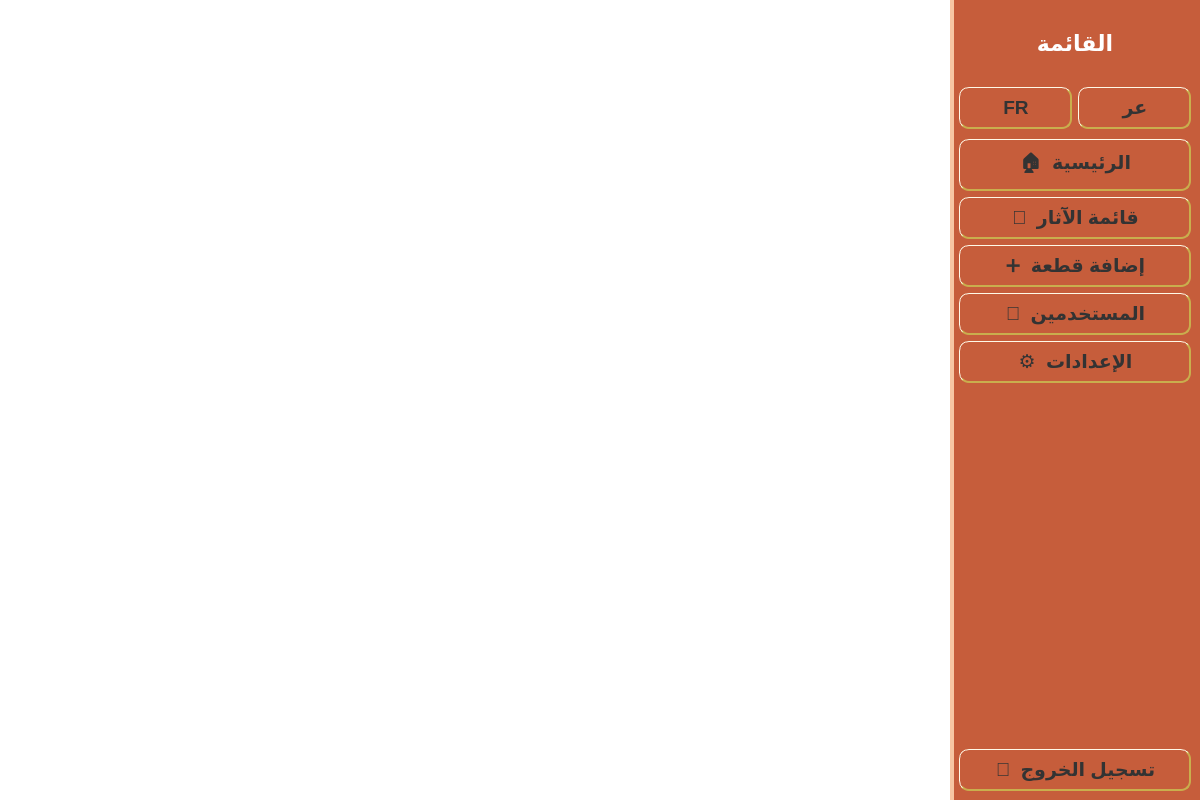
<?xml version="1.0" encoding="UTF-8"?>
<ui version="4.0">
 <class>MainWindow</class>
 <widget class="QMainWindow" name="MainWindow">
  <property name="geometry">
   <rect>
    <x>0</x>
    <y>0</y>
    <width>1200</width>
    <height>800</height>
   </rect>
  </property>
  <property name="windowTitle">
   <string>برنامج جرد المقتنيات الأثرية</string>
  </property>
  <property name="layoutDirection">
   <enum>Qt::RightToLeft</enum>
  </property>
  <property name="styleSheet">
   <string notr="true">/* =======================
   Aliance Library 3D-Style QSS
   Font: Leelawadee UI
   Colors: White &amp; #FFEFCB
======================= */

/* Main Window */
QMainWindow {
    background-color: #FFFFFF;
    font-family: &quot;Leelawadee UI&quot;;
    font-size: 14pt;
}

/* QWidget base styling */
QWidget {
    background-color: #FFFFFF;
    color: #333333;
    font-family: &quot;Leelawadee UI&quot;;
}

/* QGroupBox - modern raised look */
QGroupBox {
    background-color: #FFFDF5;
    border: 2px solid #FFEFCB;
    border-radius: 10px;
    margin-top: 25px;
    font-weight: bold;
    font-size: 10pt;
    padding: 10px;
    /* subtle shadow */
    qproperty-alignment: AlignCenter;
}

QGroupBox::title {
    subcontrol-origin: margin;
    subcontrol-position: top center;
    padding: 5px 15px;
}

/* QLabel */
QLabel {
    color: #333333;
    font-family: &quot;Leelawadee UI&quot;;
}

/* QLineEdit - 3D inset effect */
QLineEdit {
    background: white;
    border: 1.5px solid #E6C65B;
    border-radius: 8px;
    padding: 6px 12px;
    color: #333333;
    font-family: &quot;Leelawadee UI&quot;;
    font-size: 14pt;

    /* Simulated inner depth */
    border-top: 1px solid #FFF9E7;     /* light on top */
    border-left: 1px solid #FFF9E7;    /* light on left */
    border-bottom: 2px solid #C9AE4D;  /* shadow bottom */
    border-right: 2px solid #C9AE4D;   /* shadow right */

    selection-background-color: #FFF2CC;
    selection-color: #000000;
}

QLineEdit:focus {
    background: qlineargradient(
        x1:0, y1:0, x2:0, y2:1,
        stop:0 #FFFBEA,
        stop:0.5 #FFF3C4,
        stop:1 #FFE490
    );
    border: 2px solid #FFCC33;
    border-top: 1px solid #FFFBEF;
    border-left: 1px solid #FFFBEF;
    border-bottom: 2px solid #D1AA2B;
    border-right: 2px solid #D1AA2B;
}

QLineEdit:disabled {
    background-color: #F6EED4;
    border: 1px solid #D6C488;
    color: #999999;
}


/* QTextEdit - 3D inset effect */
QTextEdit {
    background-color: #FFEFCB;
    border: 1px solid #FFD966;
    border-radius: 6px;
    padding: 8px;
    selection-background-color: #FFF2CC;
}

/* QPushButton - raised 3D style */
QPushButton {
    background: qlineargradient(x1:0, y1:0, x2:0, y2:1,
                                stop:0 #FFFBEA, stop:1 #FFE490);
    border-top: 1px solid #FFF9E7;     /* light top */
    border-left: 1px solid #FFF9E7;    /* light left */
    border-bottom: 2px solid #C9AE4D;  /* shadow bottom */
    border-right: 2px solid #C9AE4D;   /* shadow right */
    border-radius: 10px;
    padding: 8px 18px;
    font-family: &quot;Leelawadee UI&quot;;
    font-size: 18pt;
    font-weight: bold;
    color: #333333;
}

QPushButton:hover {
    background: qlineargradient(x1:0, y1:0, x2:0, y2:1,
                                stop:0 #FFF3C4, stop:1 #FFE490);
}

QPushButton:pressed {
    background: qlineargradient(x1:0, y1:0, x2:0, y2:1,
                                stop:0 #FFD966, stop:1 #FFCC33);
    border-top: 2px solid #C9AE4D;
    border-left: 2px solid #C9AE4D;
    border-bottom: 1px solid #FFF9E7;
    border-right: 1px solid #FFF9E7;
    padding-top: 10px;
    padding-left: 10px;
}



/* QComboBox - elevated 3D look */
QComboBox {
    background: white;
    border: 1.5px solid #E6C65B;
    border-radius: 8px;
    padding: 6px 10px;
    color: #333333;
    font-family: &quot;Leelawadee UI&quot;;
    font-size: 14pt;

    /* Simulated 3D edge */
    border-top: 1px solid #FFF9E7;
    border-left: 1px solid #FFF9E7;
    border-bottom: 2px solid #C9AE4D;
    border-right: 2px solid #C9AE4D;
}

QComboBox:hover {
    background: qlineargradient(
        x1:0, y1:0, x2:0, y2:1,
        stop:0 #FFFBEA,
        stop:1 #FFF3C4
    );
    border: 1.5px solid #FFCC33;
}

QComboBox:focus {
    background: qlineargradient(
        x1:0, y1:0, x2:0, y2:1,
        stop:0 #FFFBEA,
        stop:0.5 #FFF3C4,
        stop:1 #FFE490
    );
    border: 2px solid #FFCC33;
    border-top: 1px solid #FFFBEF;
    border-left: 1px solid #FFFBEF;
    border-bottom: 2px solid #D1AA2B;
    border-right: 2px solid #D1AA2B;
}

QComboBox::drop-down {
    subcontrol-origin: padding;
    subcontrol-position: top right;
    width: 28px;
    border-left: 1px solid #E6C65B;
    border-top-right-radius: 8px;
    border-bottom-right-radius: 8px;
    background: qlineargradient(
        x1:0, y1:0, x2:0, y2:1,
        stop:0 #FFF5D9,
        stop:1 #FFEEC1
    );
}

QComboBox::down-arrow {
    image: url(:/icons/down-arrow.png); /* optional custom icon */
    width: 12px;
    height: 12px;
}

QComboBox::down-arrow:on {   /* when popup open */
    image: url(:/icons/up-arrow.png);
}

QComboBox QAbstractItemView {
    background: #FFF9E1;
    border: 1px solid #FFD966;
    selection-background-color: #FFCC33;
    selection-color: #000000;
    outline: none;
}


/* QSpinBox / QDoubleSpinBox */
QSpinBox {
    background: qlineargradient(
        x1:0, y1:0, x2:0, y2:1,
        stop:0 #FFF8E1,
        stop:0.5 #FFEFCB,
        stop:1 #F9E4A9
    );
    border: 1.5px solid #E6C65B;
    border-radius: 8px;
    padding: 6px 10px;
    color: #333333;
    font-family: &quot;Leelawadee UI&quot;;
    font-size: 14pt;

    /* Simulated 3D edge */
    border-top: 1px solid #FFF9E7;
    border-left: 1px solid #FFF9E7;
    border-bottom: 2px solid #C9AE4D;
    border-right: 2px solid #C9AE4D;
}

QSpinBox:hover {
    background: qlineargradient(
        x1:0, y1:0, x2:0, y2:1,
        stop:0 #FFFBEA,
        stop:1 #FFF3C4
    );
    border: 1.5px solid #FFCC33;
}

QSpinBox:focus {
    background: qlineargradient(
        x1:0, y1:0, x2:0, y2:1,
        stop:0 #FFFBEA,
        stop:0.5 #FFF3C4,
        stop:1 #FFE490
    );
    border: 2px solid #FFCC33;
    border-top: 1px solid #FFFBEF;
    border-left: 1px solid #FFFBEF;
    border-bottom: 2px solid #D1AA2B;
    border-right: 2px solid #D1AA2B;
}




/* QTableWidget / QTableView */
QTableWidget, QTableView {
    background-color: #FFFFFF;
    gridline-color: #FFD966;
    selection-background-color: #FFF2CC;
    selection-color: #333333;
    font-family: &quot;Leelawadee UI&quot;;
    font-size: 10pt;
    border-radius: 6px;
    alternate-background-color: #FFF8E5;
}

QHeaderView::section {
    background-color: #FFEFCB;
    color: #333333;
    padding: 5px;
    border: 1px solid #FFD966;
    font-weight: bold;
    border-radius: 4px;
}

/* QScrollBar - modern 3D style */
QScrollBar:vertical {
    background: #FFEFCB;
    width: 12px;
    border-radius: 6px;
}

QScrollBar::handle:vertical {
    background: #FFD966;
    min-height: 20px;
    border-radius: 6px;
}

QScrollBar::handle:vertical:hover {
    background: #FFCC33;
}

QScrollBar::add-line:vertical, QScrollBar::sub-line:vertical {
    background: none;
}

/* QCheckBox - 3D style */
QCheckBox {
    spacing: 5px;
}

QCheckBox::indicator {
    width: 20px;
    height: 20px;
    border-radius: 4px;
}

QCheckBox::indicator:unchecked {
    border: 1px solid #FFD966;
    background-color: #FFEFCB;
}

QCheckBox::indicator:checked {
    border: 1px solid #FFCC33;
    background-color: #FFCC33;
}

/* QRadioButton - 3D style */
QRadioButton {
    spacing: 5px;
}

QRadioButton::indicator {
    width: 18px;
    height: 18px;
    border-radius: 9px;
}

QRadioButton::indicator:unchecked {
    border: 1px solid #FFD966;
    background-color: #FFEFCB;
}

QRadioButton::indicator:checked {
    border: 1px solid #FFCC33;
    background-color: #FFCC33;
}

/* QToolTip */
QToolTip {
    background-color: #FFCC66;
    color: #333333;
    border-radius: 5px;
    padding: 5px;
    font-family: &quot;Leelawadee UI&quot;;
    font-size: 9pt;
}
QDateEdit {
    background: white;
    border: 1.5px solid #E6C65B;
    border-radius: 8px;
    padding: 6px 10px;
    color: #333333;
    font-family: &quot;Leelawadee UI&quot;;
    font-size: 14pt;

    /* Simulated 3D edge */
    border-top: 1px solid #FFF9E7;
    border-left: 1px solid #FFF9E7;
    border-bottom: 2px solid #C9AE4D;
    border-right: 2px solid #C9AE4D;
}

QDateEdit:hover {
    background: qlineargradient(
        x1:0, y1:0, x2:0, y2:1,
        stop:0 #FFFBEA,
        stop:1 #FFF3C4
    );
    border: 1.5px solid #FFCC33;
}

QDateEdit:focus {
    background: qlineargradient(
        x1:0, y1:0, x2:0, y2:1,
        stop:0 #FFFBEA,
        stop:0.5 #FFF3C4,
        stop:1 #FFE490
    );
    border: 2px solid #FFCC33;
    border-top: 1px solid #FFFBEF;
    border-left: 1px solid #FFFBEF;
    border-bottom: 2px solid #D1AA2B;
    border-right: 2px solid #D1AA2B;
}

QDateEdit::drop-down {
    subcontrol-origin: padding;
    subcontrol-position: top right;
    width: 28px;
    border-left: 1px solid #E6C65B;
    border-top-right-radius: 8px;
    border-bottom-right-radius: 8px;
    background: qlineargradient(
        x1:0, y1:0, x2:0, y2:1,
        stop:0 #FFF5D9,
        stop:1 #FFEEC1
    );
}


QCalendarWidget QWidget {
    background-color: #FFF9E1;
    border: 1px solid #FFD966;
}

QCalendarWidget QAbstractItemView {
    background-color: #FFEFCB;
    selection-background-color: #FFCC33;
    selection-color: black;
    border: 1px solid #FFD966;
}
</string>
  </property>
  <widget class="QWidget" name="centralwidget">
   <layout class="QHBoxLayout" name="horizontalLayout">
    <property name="spacing">
     <number>0</number>
    </property>
    <property name="leftMargin">
     <number>0</number>
    </property>
    <property name="topMargin">
     <number>0</number>
    </property>
    <property name="rightMargin">
     <number>0</number>
    </property>
    <property name="bottomMargin">
     <number>0</number>
    </property>
    <item>
     <widget class="QFrame" name="sidebarFrame">
      <property name="minimumSize">
       <size>
        <width>250</width>
        <height>0</height>
       </size>
      </property>
      <property name="maximumSize">
       <size>
        <width>250</width>
        <height>16777215</height>
       </size>
      </property>
      <property name="styleSheet">
       <string notr="true">border-left:4px solid #F7C6A3;
background-color: #C65D3B;</string>
      </property>
      <layout class="QVBoxLayout" name="verticalLayout">
       <property name="topMargin">
        <number>30</number>
       </property>
       <item>
        <widget class="QLabel" name="label_logo">
         <property name="styleSheet">
          <string notr="true">font-size: 22px; font-weight: bold; color: white; margin-bottom: 20px; background: transparent;
border:none;</string>
         </property>
         <property name="text">
          <string>القائمة</string>
         </property>
         <property name="alignment">
          <set>Qt::AlignCenter</set>
         </property>
        </widget>
       </item>
       <item>
        <widget class="QFrame" name="frame">
         <property name="minimumSize">
          <size>
           <width>0</width>
           <height>50</height>
          </size>
         </property>
         <property name="maximumSize">
          <size>
           <width>16777215</width>
           <height>50</height>
          </size>
         </property>
         <property name="styleSheet">
          <string notr="true">border:none;</string>
         </property>
         <property name="frameShape">
          <enum>QFrame::StyledPanel</enum>
         </property>
         <property name="frameShadow">
          <enum>QFrame::Raised</enum>
         </property>
         <layout class="QHBoxLayout" name="horizontalLayout_2">
          <property name="leftMargin">
           <number>0</number>
          </property>
          <property name="topMargin">
           <number>0</number>
          </property>
          <property name="rightMargin">
           <number>0</number>
          </property>
          <property name="bottomMargin">
           <number>0</number>
          </property>
          <item>
           <widget class="QPushButton" name="btnLangAR">
            <property name="styleSheet">
             <string notr="true">QPushButton {
    background: qlineargradient(x1:0, y1:0, x2:0, y2:1,
                                stop:0 #FFFBEA, stop:1 #FFE490);
    border-top: 1px solid #FFF9E7;     /* light top */
    border-left: 1px solid #FFF9E7;    /* light left */
    border-bottom: 2px solid #C9AE4D;  /* shadow bottom */
    border-right: 2px solid #C9AE4D;   /* shadow right */
    border-radius: 10px;
    padding: 8px 18px;
    font-family: &quot;Leelawadee UI&quot;;
    font-size: 14pt;
    font-weight: bold;
    color: #333333;
}

QPushButton:hover {
    background: qlineargradient(x1:0, y1:0, x2:0, y2:1,
                                stop:0 #FFF3C4, stop:1 #FFE490);
}

QPushButton:pressed {
    background: qlineargradient(x1:0, y1:0, x2:0, y2:1,
                                stop:0 #FFD966, stop:1 #FFCC33);
    border-top: 2px solid #C9AE4D;
    border-left: 2px solid #C9AE4D;
    border-bottom: 1px solid #FFF9E7;
    border-right: 1px solid #FFF9E7;
    padding-top: 10px;
    padding-left: 10px;
}
</string>
            </property>
            <property name="text">
             <string>عر</string>
            </property>
           </widget>
          </item>
          <item>
           <widget class="QPushButton" name="btnLangFR">
            <property name="styleSheet">
             <string notr="true">QPushButton {
    background: qlineargradient(x1:0, y1:0, x2:0, y2:1,
                                stop:0 #FFFBEA, stop:1 #FFE490);
    border-top: 1px solid #FFF9E7;     /* light top */
    border-left: 1px solid #FFF9E7;    /* light left */
    border-bottom: 2px solid #C9AE4D;  /* shadow bottom */
    border-right: 2px solid #C9AE4D;   /* shadow right */
    border-radius: 10px;
    padding: 8px 18px;
    font-family: &quot;Leelawadee UI&quot;;
    font-size: 14pt;
    font-weight: bold;
    color: #333333;
}

QPushButton:hover {
    background: qlineargradient(x1:0, y1:0, x2:0, y2:1,
                                stop:0 #FFF3C4, stop:1 #FFE490);
}

QPushButton:pressed {
    background: qlineargradient(x1:0, y1:0, x2:0, y2:1,
                                stop:0 #FFD966, stop:1 #FFCC33);
    border-top: 2px solid #C9AE4D;
    border-left: 2px solid #C9AE4D;
    border-bottom: 1px solid #FFF9E7;
    border-right: 1px solid #FFF9E7;
    padding-top: 10px;
    padding-left: 10px;
}
</string>
            </property>
            <property name="text">
             <string>FR</string>
            </property>
           </widget>
          </item>
         </layout>
        </widget>
       </item>
       <item>
        <widget class="QPushButton" name="btnDashboard">
         <property name="styleSheet">
          <string notr="true">QPushButton {
    background: qlineargradient(x1:0, y1:0, x2:0, y2:1,
                                stop:0 #FFFBEA, stop:1 #FFE490);
    border-top: 1px solid #FFF9E7;     /* light top */
    border-left: 1px solid #FFF9E7;    /* light left */
    border-bottom: 2px solid #C9AE4D;  /* shadow bottom */
    border-right: 2px solid #C9AE4D;   /* shadow right */
    border-radius: 10px;
    padding: 8px 18px;
    font-family: &quot;Leelawadee UI&quot;;
    font-size: 14pt;
    font-weight: bold;
    color: #333333;
}

QPushButton:hover {
    background: qlineargradient(x1:0, y1:0, x2:0, y2:1,
                                stop:0 #FFF3C4, stop:1 #FFE490);
}

QPushButton:pressed {
    background: qlineargradient(x1:0, y1:0, x2:0, y2:1,
                                stop:0 #FFD966, stop:1 #FFCC33);
    border-top: 2px solid #C9AE4D;
    border-left: 2px solid #C9AE4D;
    border-bottom: 1px solid #FFF9E7;
    border-right: 1px solid #FFF9E7;
    padding-top: 10px;
    padding-left: 10px;
}
</string>
         </property>
         <property name="text">
          <string>🏠  الرئيسية</string>
         </property>
         <property name="checkable">
          <bool>true</bool>
         </property>
         <property name="checked">
          <bool>true</bool>
         </property>
        </widget>
       </item>
       <item>
        <widget class="QPushButton" name="btnArtifacts">
         <property name="styleSheet">
          <string notr="true">QPushButton {
    background: qlineargradient(x1:0, y1:0, x2:0, y2:1,
                                stop:0 #FFFBEA, stop:1 #FFE490);
    border-top: 1px solid #FFF9E7;     /* light top */
    border-left: 1px solid #FFF9E7;    /* light left */
    border-bottom: 2px solid #C9AE4D;  /* shadow bottom */
    border-right: 2px solid #C9AE4D;   /* shadow right */
    border-radius: 10px;
    padding: 8px 18px;
    font-family: &quot;Leelawadee UI&quot;;
    font-size: 14pt;
    font-weight: bold;
    color: #333333;
}

QPushButton:hover {
    background: qlineargradient(x1:0, y1:0, x2:0, y2:1,
                                stop:0 #FFF3C4, stop:1 #FFE490);
}

QPushButton:pressed {
    background: qlineargradient(x1:0, y1:0, x2:0, y2:1,
                                stop:0 #FFD966, stop:1 #FFCC33);
    border-top: 2px solid #C9AE4D;
    border-left: 2px solid #C9AE4D;
    border-bottom: 1px solid #FFF9E7;
    border-right: 1px solid #FFF9E7;
    padding-top: 10px;
    padding-left: 10px;
}
</string>
         </property>
         <property name="text">
          <string>🏺  قائمة الآثار</string>
         </property>
         <property name="checkable">
          <bool>true</bool>
         </property>
        </widget>
       </item>
       <item>
        <widget class="QPushButton" name="btnAddArtifact">
         <property name="styleSheet">
          <string notr="true">QPushButton {
    background: qlineargradient(x1:0, y1:0, x2:0, y2:1,
                                stop:0 #FFFBEA, stop:1 #FFE490);
    border-top: 1px solid #FFF9E7;     /* light top */
    border-left: 1px solid #FFF9E7;    /* light left */
    border-bottom: 2px solid #C9AE4D;  /* shadow bottom */
    border-right: 2px solid #C9AE4D;   /* shadow right */
    border-radius: 10px;
    padding: 8px 18px;
    font-family: &quot;Leelawadee UI&quot;;
    font-size: 14pt;
    font-weight: bold;
    color: #333333;
}

QPushButton:hover {
    background: qlineargradient(x1:0, y1:0, x2:0, y2:1,
                                stop:0 #FFF3C4, stop:1 #FFE490);
}

QPushButton:pressed {
    background: qlineargradient(x1:0, y1:0, x2:0, y2:1,
                                stop:0 #FFD966, stop:1 #FFCC33);
    border-top: 2px solid #C9AE4D;
    border-left: 2px solid #C9AE4D;
    border-bottom: 1px solid #FFF9E7;
    border-right: 1px solid #FFF9E7;
    padding-top: 10px;
    padding-left: 10px;
}
</string>
         </property>
         <property name="text">
          <string>➕  إضافة قطعة</string>
         </property>
         <property name="checkable">
          <bool>true</bool>
         </property>
        </widget>
       </item>
       <item>
        <widget class="QPushButton" name="btnUsers">
         <property name="styleSheet">
          <string notr="true">QPushButton {
    background: qlineargradient(x1:0, y1:0, x2:0, y2:1,
                                stop:0 #FFFBEA, stop:1 #FFE490);
    border-top: 1px solid #FFF9E7;     /* light top */
    border-left: 1px solid #FFF9E7;    /* light left */
    border-bottom: 2px solid #C9AE4D;  /* shadow bottom */
    border-right: 2px solid #C9AE4D;   /* shadow right */
    border-radius: 10px;
    padding: 8px 18px;
    font-family: &quot;Leelawadee UI&quot;;
    font-size: 14pt;
    font-weight: bold;
    color: #333333;
}

QPushButton:hover {
    background: qlineargradient(x1:0, y1:0, x2:0, y2:1,
                                stop:0 #FFF3C4, stop:1 #FFE490);
}

QPushButton:pressed {
    background: qlineargradient(x1:0, y1:0, x2:0, y2:1,
                                stop:0 #FFD966, stop:1 #FFCC33);
    border-top: 2px solid #C9AE4D;
    border-left: 2px solid #C9AE4D;
    border-bottom: 1px solid #FFF9E7;
    border-right: 1px solid #FFF9E7;
    padding-top: 10px;
    padding-left: 10px;
}
</string>
         </property>
         <property name="text">
          <string>👥  المستخدمين</string>
         </property>
         <property name="checkable">
          <bool>true</bool>
         </property>
        </widget>
       </item>
       <item>
        <widget class="QPushButton" name="btnSettings">
         <property name="styleSheet">
          <string notr="true">QPushButton {
    background: qlineargradient(x1:0, y1:0, x2:0, y2:1,
                                stop:0 #FFFBEA, stop:1 #FFE490);
    border-top: 1px solid #FFF9E7;     /* light top */
    border-left: 1px solid #FFF9E7;    /* light left */
    border-bottom: 2px solid #C9AE4D;  /* shadow bottom */
    border-right: 2px solid #C9AE4D;   /* shadow right */
    border-radius: 10px;
    padding: 8px 18px;
    font-family: &quot;Leelawadee UI&quot;;
    font-size: 14pt;
    font-weight: bold;
    color: #333333;
}

QPushButton:hover {
    background: qlineargradient(x1:0, y1:0, x2:0, y2:1,
                                stop:0 #FFF3C4, stop:1 #FFE490);
}

QPushButton:pressed {
    background: qlineargradient(x1:0, y1:0, x2:0, y2:1,
                                stop:0 #FFD966, stop:1 #FFCC33);
    border-top: 2px solid #C9AE4D;
    border-left: 2px solid #C9AE4D;
    border-bottom: 1px solid #FFF9E7;
    border-right: 1px solid #FFF9E7;
    padding-top: 10px;
    padding-left: 10px;
}
</string>
         </property>
         <property name="text">
          <string>⚙️  الإعدادات</string>
         </property>
         <property name="checkable">
          <bool>true</bool>
         </property>
        </widget>
       </item>
       <item>
        <spacer name="verticalSpacer">
         <property name="orientation">
          <enum>Qt::Vertical</enum>
         </property>
         <property name="sizeHint" stdset="0">
          <size>
           <width>0</width>
           <height>0</height>
          </size>
         </property>
        </spacer>
       </item>
       <item>
        <widget class="QPushButton" name="btnLogout">
         <property name="styleSheet">
          <string notr="true">QPushButton {
    background: qlineargradient(x1:0, y1:0, x2:0, y2:1,
                                stop:0 #FFFBEA, stop:1 #FFE490);
    border-top: 1px solid #FFF9E7;     /* light top */
    border-left: 1px solid #FFF9E7;    /* light left */
    border-bottom: 2px solid #C9AE4D;  /* shadow bottom */
    border-right: 2px solid #C9AE4D;   /* shadow right */
    border-radius: 10px;
    padding: 8px 18px;
    font-family: &quot;Leelawadee UI&quot;;
    font-size: 14pt;
    font-weight: bold;
    color: #333333;
}

QPushButton:hover {
    background: qlineargradient(x1:0, y1:0, x2:0, y2:1,
                                stop:0 #FFF3C4, stop:1 #FFE490);
}

QPushButton:pressed {
    background: qlineargradient(x1:0, y1:0, x2:0, y2:1,
                                stop:0 #FFD966, stop:1 #FFCC33);
    border-top: 2px solid #C9AE4D;
    border-left: 2px solid #C9AE4D;
    border-bottom: 1px solid #FFF9E7;
    border-right: 1px solid #FFF9E7;
    padding-top: 10px;
    padding-left: 10px;
}
</string>
         </property>
         <property name="text">
          <string>🚪  تسجيل الخروج</string>
         </property>
        </widget>
       </item>
      </layout>
     </widget>
    </item>
    <item>
     <widget class="QStackedWidget" name="pagesWidget"/>
    </item>
   </layout>
  </widget>
 </widget>
 <resources/>
 <connections/>
</ui>
